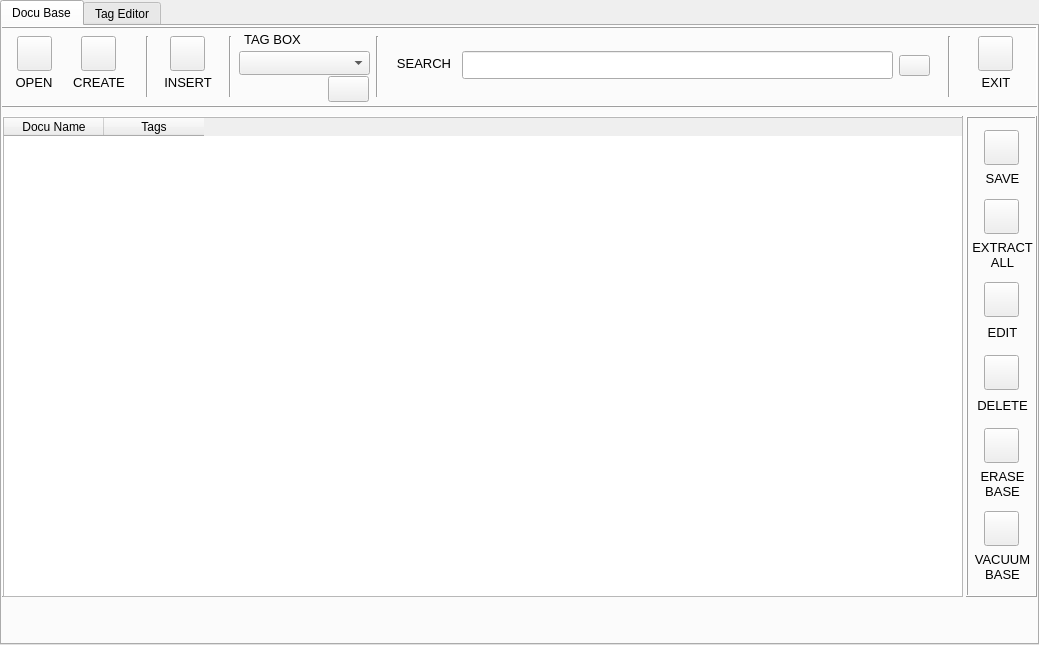
<?xml version="1.0" encoding="UTF-8"?>
<ui version="4.0">
 <class>MainWindow</class>
 <widget class="QMainWindow" name="MainWindow">
  <property name="geometry">
   <rect>
    <x>0</x>
    <y>0</y>
    <width>1039</width>
    <height>645</height>
   </rect>
  </property>
  <property name="minimumSize">
   <size>
    <width>0</width>
    <height>0</height>
   </size>
  </property>
  <property name="maximumSize">
   <size>
    <width>1500</width>
    <height>1500</height>
   </size>
  </property>
  <property name="windowTitle">
   <string>Docu Base</string>
  </property>
  <widget class="QWidget" name="centralwidget">
   <widget class="QTabWidget" name="tabWidget">
    <property name="geometry">
     <rect>
      <x>0</x>
      <y>0</y>
      <width>1039</width>
      <height>645</height>
     </rect>
    </property>
    <property name="currentIndex">
     <number>0</number>
    </property>
    <property name="documentMode">
     <bool>false</bool>
    </property>
    <property name="tabsClosable">
     <bool>false</bool>
    </property>
    <widget class="QWidget" name="tabBase">
     <attribute name="title">
      <string>Docu Base</string>
     </attribute>
     <widget class="QFrame" name="frame_3">
      <property name="geometry">
       <rect>
        <x>964</x>
        <y>90</y>
        <width>71</width>
        <height>481</height>
       </rect>
      </property>
      <property name="frameShape">
       <enum>QFrame::Box</enum>
      </property>
      <property name="frameShadow">
       <enum>QFrame::Raised</enum>
      </property>
      <widget class="QToolButton" name="saveButton">
       <property name="geometry">
        <rect>
         <x>18</x>
         <y>14</y>
         <width>35</width>
         <height>35</height>
        </rect>
       </property>
       <property name="toolTip">
        <string>&lt;html&gt;&lt;head/&gt;&lt;body&gt;&lt;p&gt;Save the selected document to a file&lt;/p&gt;&lt;/body&gt;&lt;/html&gt;</string>
       </property>
       <property name="text">
        <string/>
       </property>
       <property name="icon">
        <iconset>
         <normaloff>pic/save.png</normaloff>pic/save.png</iconset>
       </property>
       <property name="iconSize">
        <size>
         <width>45</width>
         <height>45</height>
        </size>
       </property>
       <property name="toolButtonStyle">
        <enum>Qt::ToolButtonIconOnly</enum>
       </property>
      </widget>
      <widget class="QLabel" name="label_5">
       <property name="geometry">
        <rect>
         <x>6</x>
         <y>52</y>
         <width>61</width>
         <height>21</height>
        </rect>
       </property>
       <property name="font">
        <font>
         <pointsize>10</pointsize>
         <weight>50</weight>
         <bold>false</bold>
        </font>
       </property>
       <property name="text">
        <string>SAVE</string>
       </property>
       <property name="alignment">
        <set>Qt::AlignCenter</set>
       </property>
      </widget>
      <widget class="QLabel" name="label_6">
       <property name="geometry">
        <rect>
         <x>6</x>
         <y>279</y>
         <width>61</width>
         <height>21</height>
        </rect>
       </property>
       <property name="font">
        <font>
         <pointsize>10</pointsize>
         <weight>50</weight>
         <bold>false</bold>
        </font>
       </property>
       <property name="text">
        <string>DELETE</string>
       </property>
       <property name="alignment">
        <set>Qt::AlignCenter</set>
       </property>
      </widget>
      <widget class="QToolButton" name="deleteButton">
       <property name="geometry">
        <rect>
         <x>18</x>
         <y>239</y>
         <width>35</width>
         <height>35</height>
        </rect>
       </property>
       <property name="toolTip">
        <string>&lt;html&gt;&lt;head/&gt;&lt;body&gt;&lt;p&gt;Delete selected document from the database&lt;/p&gt;&lt;/body&gt;&lt;/html&gt;</string>
       </property>
       <property name="text">
        <string/>
       </property>
       <property name="icon">
        <iconset>
         <normaloff>pic/delete.png</normaloff>pic/delete.png</iconset>
       </property>
       <property name="iconSize">
        <size>
         <width>45</width>
         <height>45</height>
        </size>
       </property>
       <property name="toolButtonStyle">
        <enum>Qt::ToolButtonIconOnly</enum>
       </property>
      </widget>
      <widget class="QToolButton" name="extractButton">
       <property name="geometry">
        <rect>
         <x>18</x>
         <y>83</y>
         <width>35</width>
         <height>35</height>
        </rect>
       </property>
       <property name="toolTip">
        <string>&lt;html&gt;&lt;head/&gt;&lt;body&gt;&lt;p&gt;Save all documents from the database to a folder&lt;/p&gt;&lt;/body&gt;&lt;/html&gt;</string>
       </property>
       <property name="text">
        <string/>
       </property>
       <property name="icon">
        <iconset>
         <normaloff>pic/extract.png</normaloff>pic/extract.png</iconset>
       </property>
       <property name="iconSize">
        <size>
         <width>45</width>
         <height>45</height>
        </size>
       </property>
       <property name="toolButtonStyle">
        <enum>Qt::ToolButtonIconOnly</enum>
       </property>
      </widget>
      <widget class="QLabel" name="label_8">
       <property name="geometry">
        <rect>
         <x>6</x>
         <y>123</y>
         <width>61</width>
         <height>31</height>
        </rect>
       </property>
       <property name="font">
        <font>
         <pointsize>10</pointsize>
         <weight>50</weight>
         <bold>false</bold>
        </font>
       </property>
       <property name="text">
        <string>EXTRACT ALL</string>
       </property>
       <property name="alignment">
        <set>Qt::AlignCenter</set>
       </property>
       <property name="wordWrap">
        <bool>true</bool>
       </property>
      </widget>
      <widget class="QToolButton" name="eraseButton">
       <property name="geometry">
        <rect>
         <x>18</x>
         <y>312</y>
         <width>35</width>
         <height>35</height>
        </rect>
       </property>
       <property name="toolTip">
        <string>&lt;html&gt;&lt;head/&gt;&lt;body&gt;&lt;p&gt;Remove all documents from the database&lt;/p&gt;&lt;/body&gt;&lt;/html&gt;</string>
       </property>
       <property name="text">
        <string/>
       </property>
       <property name="icon">
        <iconset>
         <normaloff>pic/erase.png</normaloff>pic/erase.png</iconset>
       </property>
       <property name="iconSize">
        <size>
         <width>45</width>
         <height>45</height>
        </size>
       </property>
       <property name="toolButtonStyle">
        <enum>Qt::ToolButtonIconOnly</enum>
       </property>
      </widget>
      <widget class="QLabel" name="label_9">
       <property name="geometry">
        <rect>
         <x>6</x>
         <y>352</y>
         <width>61</width>
         <height>31</height>
        </rect>
       </property>
       <property name="font">
        <font>
         <pointsize>10</pointsize>
         <weight>50</weight>
         <bold>false</bold>
        </font>
       </property>
       <property name="text">
        <string>ERASE BASE</string>
       </property>
       <property name="alignment">
        <set>Qt::AlignCenter</set>
       </property>
       <property name="wordWrap">
        <bool>true</bool>
       </property>
      </widget>
      <widget class="QLabel" name="label_10">
       <property name="geometry">
        <rect>
         <x>6</x>
         <y>206</y>
         <width>61</width>
         <height>21</height>
        </rect>
       </property>
       <property name="font">
        <font>
         <pointsize>10</pointsize>
         <weight>50</weight>
         <bold>false</bold>
        </font>
       </property>
       <property name="text">
        <string>EDIT</string>
       </property>
       <property name="alignment">
        <set>Qt::AlignCenter</set>
       </property>
      </widget>
      <widget class="QToolButton" name="editButton">
       <property name="geometry">
        <rect>
         <x>18</x>
         <y>166</y>
         <width>35</width>
         <height>35</height>
        </rect>
       </property>
       <property name="toolTip">
        <string>&lt;html&gt;&lt;head/&gt;&lt;body&gt;&lt;p&gt;Edit tags on the selected document&lt;/p&gt;&lt;/body&gt;&lt;/html&gt;</string>
       </property>
       <property name="text">
        <string/>
       </property>
       <property name="icon">
        <iconset>
         <normaloff>pic/edit.png</normaloff>pic/edit.png</iconset>
       </property>
       <property name="iconSize">
        <size>
         <width>45</width>
         <height>45</height>
        </size>
       </property>
       <property name="toolButtonStyle">
        <enum>Qt::ToolButtonIconOnly</enum>
       </property>
      </widget>
      <widget class="QToolButton" name="vacuumButton">
       <property name="geometry">
        <rect>
         <x>18</x>
         <y>395</y>
         <width>35</width>
         <height>35</height>
        </rect>
       </property>
       <property name="toolTip">
        <string>&lt;html&gt;&lt;head/&gt;&lt;body&gt;&lt;p&gt;Compress the database&lt;/p&gt;&lt;/body&gt;&lt;/html&gt;</string>
       </property>
       <property name="text">
        <string/>
       </property>
       <property name="icon">
        <iconset>
         <normaloff>pic/press.png</normaloff>pic/press.png</iconset>
       </property>
       <property name="iconSize">
        <size>
         <width>45</width>
         <height>45</height>
        </size>
       </property>
       <property name="toolButtonStyle">
        <enum>Qt::ToolButtonIconOnly</enum>
       </property>
      </widget>
      <widget class="QLabel" name="label_14">
       <property name="geometry">
        <rect>
         <x>6</x>
         <y>435</y>
         <width>61</width>
         <height>31</height>
        </rect>
       </property>
       <property name="font">
        <font>
         <pointsize>10</pointsize>
         <weight>50</weight>
         <bold>false</bold>
        </font>
       </property>
       <property name="text">
        <string>VACUUM BASE</string>
       </property>
       <property name="alignment">
        <set>Qt::AlignCenter</set>
       </property>
       <property name="wordWrap">
        <bool>true</bool>
       </property>
      </widget>
     </widget>
     <widget class="QFrame" name="frame_2">
      <property name="geometry">
       <rect>
        <x>0</x>
        <y>90</y>
        <width>961</width>
        <height>481</height>
       </rect>
      </property>
      <property name="frameShape">
       <enum>QFrame::Box</enum>
      </property>
      <property name="frameShadow">
       <enum>QFrame::Raised</enum>
      </property>
      <widget class="QTableWidget" name="docTable">
       <property name="geometry">
        <rect>
         <x>1</x>
         <y>1</y>
         <width>960</width>
         <height>480</height>
        </rect>
       </property>
       <property name="acceptDrops">
        <bool>false</bool>
       </property>
       <property name="toolTip">
        <string>&lt;html&gt;&lt;head/&gt;&lt;body&gt;&lt;p&gt;Single left-click to select the document.&lt;/p&gt;&lt;p&gt;Double left click - open the document for viewing in a browser.&lt;/p&gt;&lt;/body&gt;&lt;/html&gt;</string>
       </property>
       <property name="frameShape">
        <enum>QFrame::StyledPanel</enum>
       </property>
       <column>
        <property name="text">
         <string>Docu Name</string>
        </property>
       </column>
       <column>
        <property name="text">
         <string>Tags</string>
        </property>
       </column>
      </widget>
     </widget>
     <widget class="QFrame" name="frame">
      <property name="geometry">
       <rect>
        <x>-5</x>
        <y>0</y>
        <width>1041</width>
        <height>81</height>
       </rect>
      </property>
      <property name="frameShape">
       <enum>QFrame::Box</enum>
      </property>
      <property name="frameShadow">
       <enum>QFrame::Raised</enum>
      </property>
      <widget class="QToolButton" name="openButton">
       <property name="geometry">
        <rect>
         <x>20</x>
         <y>10</y>
         <width>35</width>
         <height>35</height>
        </rect>
       </property>
       <property name="toolTip">
        <string>&lt;html&gt;&lt;head/&gt;&lt;body&gt;&lt;p&gt;Open the existing database&lt;/p&gt;&lt;/body&gt;&lt;/html&gt;</string>
       </property>
       <property name="text">
        <string/>
       </property>
       <property name="icon">
        <iconset>
         <normaloff>pic/open.png</normaloff>pic/open.png</iconset>
       </property>
       <property name="iconSize">
        <size>
         <width>45</width>
         <height>45</height>
        </size>
       </property>
       <property name="toolButtonStyle">
        <enum>Qt::ToolButtonIconOnly</enum>
       </property>
      </widget>
      <widget class="QLabel" name="label">
       <property name="geometry">
        <rect>
         <x>8</x>
         <y>46</y>
         <width>58</width>
         <height>21</height>
        </rect>
       </property>
       <property name="font">
        <font>
         <pointsize>10</pointsize>
         <weight>50</weight>
         <bold>false</bold>
        </font>
       </property>
       <property name="text">
        <string>OPEN</string>
       </property>
       <property name="alignment">
        <set>Qt::AlignCenter</set>
       </property>
      </widget>
      <widget class="QToolButton" name="insertButton">
       <property name="geometry">
        <rect>
         <x>173</x>
         <y>10</y>
         <width>35</width>
         <height>35</height>
        </rect>
       </property>
       <property name="toolTip">
        <string>&lt;html&gt;&lt;head/&gt;&lt;body&gt;&lt;p&gt;Add documents to the database&lt;/p&gt;&lt;/body&gt;&lt;/html&gt;</string>
       </property>
       <property name="text">
        <string/>
       </property>
       <property name="icon">
        <iconset>
         <normaloff>pic/insert.png</normaloff>pic/insert.png</iconset>
       </property>
       <property name="iconSize">
        <size>
         <width>45</width>
         <height>45</height>
        </size>
       </property>
       <property name="toolButtonStyle">
        <enum>Qt::ToolButtonIconOnly</enum>
       </property>
      </widget>
      <widget class="QLabel" name="label_2">
       <property name="geometry">
        <rect>
         <x>162</x>
         <y>46</y>
         <width>58</width>
         <height>21</height>
        </rect>
       </property>
       <property name="font">
        <font>
         <pointsize>10</pointsize>
         <weight>50</weight>
         <bold>false</bold>
        </font>
       </property>
       <property name="text">
        <string>INSERT</string>
       </property>
       <property name="alignment">
        <set>Qt::AlignCenter</set>
       </property>
      </widget>
      <widget class="QLabel" name="label_3">
       <property name="geometry">
        <rect>
         <x>970</x>
         <y>46</y>
         <width>58</width>
         <height>21</height>
        </rect>
       </property>
       <property name="font">
        <font>
         <pointsize>10</pointsize>
         <weight>50</weight>
         <bold>false</bold>
        </font>
       </property>
       <property name="text">
        <string>EXIT</string>
       </property>
       <property name="alignment">
        <set>Qt::AlignCenter</set>
       </property>
      </widget>
      <widget class="QToolButton" name="exitButton">
       <property name="geometry">
        <rect>
         <x>981</x>
         <y>10</y>
         <width>35</width>
         <height>35</height>
        </rect>
       </property>
       <property name="toolTip">
        <string>&lt;html&gt;&lt;head/&gt;&lt;body&gt;&lt;p&gt;To terminate the application&lt;/p&gt;&lt;/body&gt;&lt;/html&gt;</string>
       </property>
       <property name="text">
        <string/>
       </property>
       <property name="icon">
        <iconset>
         <normaloff>pic/exit.png</normaloff>pic/exit.png</iconset>
       </property>
       <property name="iconSize">
        <size>
         <width>45</width>
         <height>45</height>
        </size>
       </property>
       <property name="toolButtonStyle">
        <enum>Qt::ToolButtonIconOnly</enum>
       </property>
      </widget>
      <widget class="QLineEdit" name="searchEdit">
       <property name="geometry">
        <rect>
         <x>465</x>
         <y>25</y>
         <width>431</width>
         <height>28</height>
        </rect>
       </property>
       <property name="toolTip">
        <string>&lt;html&gt;&lt;head/&gt;&lt;body&gt;&lt;p&gt;Search for a document in the table&lt;/p&gt;&lt;/body&gt;&lt;/html&gt;</string>
       </property>
      </widget>
      <widget class="QLabel" name="label_4">
       <property name="geometry">
        <rect>
         <x>398</x>
         <y>27</y>
         <width>58</width>
         <height>21</height>
        </rect>
       </property>
       <property name="font">
        <font>
         <pointsize>10</pointsize>
         <weight>50</weight>
         <bold>false</bold>
        </font>
       </property>
       <property name="text">
        <string>SEARCH</string>
       </property>
       <property name="alignment">
        <set>Qt::AlignCenter</set>
       </property>
      </widget>
      <widget class="Line" name="line">
       <property name="geometry">
        <rect>
         <x>140</x>
         <y>10</y>
         <width>20</width>
         <height>61</height>
        </rect>
       </property>
       <property name="orientation">
        <enum>Qt::Vertical</enum>
       </property>
      </widget>
      <widget class="Line" name="line_2">
       <property name="geometry">
        <rect>
         <x>942</x>
         <y>10</y>
         <width>20</width>
         <height>61</height>
        </rect>
       </property>
       <property name="orientation">
        <enum>Qt::Vertical</enum>
       </property>
      </widget>
      <widget class="QToolButton" name="clearButton">
       <property name="geometry">
        <rect>
         <x>902</x>
         <y>29</y>
         <width>31</width>
         <height>21</height>
        </rect>
       </property>
       <property name="toolTip">
        <string>&lt;html&gt;&lt;head/&gt;&lt;body&gt;&lt;p&gt;Clear the search box&lt;/p&gt;&lt;/body&gt;&lt;/html&gt;</string>
       </property>
       <property name="text">
        <string/>
       </property>
       <property name="icon">
        <iconset>
         <normaloff>pic/clear.png</normaloff>pic/clear.png</iconset>
       </property>
       <property name="iconSize">
        <size>
         <width>81</width>
         <height>61</height>
        </size>
       </property>
       <property name="toolButtonStyle">
        <enum>Qt::ToolButtonIconOnly</enum>
       </property>
      </widget>
      <widget class="QToolButton" name="createButton">
       <property name="geometry">
        <rect>
         <x>84</x>
         <y>10</y>
         <width>35</width>
         <height>35</height>
        </rect>
       </property>
       <property name="toolTip">
        <string>&lt;html&gt;&lt;head/&gt;&lt;body&gt;&lt;p&gt;Create a new database&lt;/p&gt;&lt;/body&gt;&lt;/html&gt;</string>
       </property>
       <property name="text">
        <string/>
       </property>
       <property name="icon">
        <iconset>
         <normaloff>pic/create.png</normaloff>pic/create.png</iconset>
       </property>
       <property name="iconSize">
        <size>
         <width>35</width>
         <height>35</height>
        </size>
       </property>
       <property name="toolButtonStyle">
        <enum>Qt::ToolButtonIconOnly</enum>
       </property>
      </widget>
      <widget class="QLabel" name="label_7">
       <property name="geometry">
        <rect>
         <x>73</x>
         <y>46</y>
         <width>58</width>
         <height>21</height>
        </rect>
       </property>
       <property name="font">
        <font>
         <pointsize>10</pointsize>
         <weight>50</weight>
         <bold>false</bold>
        </font>
       </property>
       <property name="text">
        <string>CREATE</string>
       </property>
       <property name="alignment">
        <set>Qt::AlignCenter</set>
       </property>
      </widget>
      <widget class="Line" name="line_3">
       <property name="geometry">
        <rect>
         <x>223</x>
         <y>10</y>
         <width>20</width>
         <height>61</height>
        </rect>
       </property>
       <property name="orientation">
        <enum>Qt::Vertical</enum>
       </property>
      </widget>
      <widget class="QComboBox" name="tagBox">
       <property name="geometry">
        <rect>
         <x>242</x>
         <y>25</y>
         <width>131</width>
         <height>24</height>
        </rect>
       </property>
      </widget>
      <widget class="Line" name="line_4">
       <property name="geometry">
        <rect>
         <x>370</x>
         <y>10</y>
         <width>20</width>
         <height>61</height>
        </rect>
       </property>
       <property name="orientation">
        <enum>Qt::Vertical</enum>
       </property>
      </widget>
      <widget class="QLabel" name="label_11">
       <property name="geometry">
        <rect>
         <x>240</x>
         <y>3</y>
         <width>71</width>
         <height>21</height>
        </rect>
       </property>
       <property name="font">
        <font>
         <pointsize>10</pointsize>
         <weight>50</weight>
         <bold>false</bold>
        </font>
       </property>
       <property name="text">
        <string>TAG BOX</string>
       </property>
       <property name="alignment">
        <set>Qt::AlignCenter</set>
       </property>
      </widget>
      <widget class="QToolButton" name="filterButton">
       <property name="geometry">
        <rect>
         <x>331</x>
         <y>50</y>
         <width>41</width>
         <height>26</height>
        </rect>
       </property>
       <property name="toolTip">
        <string>&lt;html&gt;&lt;head/&gt;&lt;body&gt;&lt;p&gt;Show documents with the selected tag&lt;/p&gt;&lt;/body&gt;&lt;/html&gt;</string>
       </property>
       <property name="text">
        <string/>
       </property>
       <property name="icon">
        <iconset>
         <normaloff>pic/filter.png</normaloff>pic/filter.png</iconset>
       </property>
       <property name="iconSize">
        <size>
         <width>35</width>
         <height>35</height>
        </size>
       </property>
      </widget>
     </widget>
     <widget class="QLabel" name="baseOpenName">
      <property name="geometry">
       <rect>
        <x>0</x>
        <y>586</y>
        <width>1031</width>
        <height>16</height>
       </rect>
      </property>
      <property name="font">
       <font>
        <pointsize>11</pointsize>
       </font>
      </property>
      <property name="text">
       <string/>
      </property>
     </widget>
    </widget>
    <widget class="QWidget" name="tabTag">
     <attribute name="title">
      <string>Tag Editor</string>
     </attribute>
     <widget class="QFrame" name="frame_4">
      <property name="geometry">
       <rect>
        <x>4</x>
        <y>9</y>
        <width>1030</width>
        <height>271</height>
       </rect>
      </property>
      <property name="frameShape">
       <enum>QFrame::Box</enum>
      </property>
      <property name="frameShadow">
       <enum>QFrame::Raised</enum>
      </property>
      <widget class="QLineEdit" name="nameEdit">
       <property name="enabled">
        <bool>false</bool>
       </property>
       <property name="geometry">
        <rect>
         <x>241</x>
         <y>40</y>
         <width>601</width>
         <height>28</height>
        </rect>
       </property>
      </widget>
      <widget class="QLineEdit" name="tagEdit">
       <property name="geometry">
        <rect>
         <x>241</x>
         <y>120</y>
         <width>281</width>
         <height>28</height>
        </rect>
       </property>
      </widget>
      <widget class="QLabel" name="label_12">
       <property name="geometry">
        <rect>
         <x>233</x>
         <y>10</y>
         <width>131</width>
         <height>21</height>
        </rect>
       </property>
       <property name="font">
        <font>
         <pointsize>10</pointsize>
         <weight>50</weight>
         <bold>false</bold>
        </font>
       </property>
       <property name="text">
        <string>DOCUMENT NAME</string>
       </property>
       <property name="alignment">
        <set>Qt::AlignCenter</set>
       </property>
      </widget>
      <widget class="QLabel" name="label_13">
       <property name="geometry">
        <rect>
         <x>233</x>
         <y>90</y>
         <width>81</width>
         <height>21</height>
        </rect>
       </property>
       <property name="font">
        <font>
         <pointsize>10</pointsize>
         <weight>50</weight>
         <bold>false</bold>
        </font>
       </property>
       <property name="text">
        <string>TAG NAME</string>
       </property>
       <property name="alignment">
        <set>Qt::AlignCenter</set>
       </property>
      </widget>
      <widget class="QToolButton" name="tagButton">
       <property name="geometry">
        <rect>
         <x>241</x>
         <y>180</y>
         <width>121</width>
         <height>41</height>
        </rect>
       </property>
       <property name="text">
        <string/>
       </property>
       <property name="icon">
        <iconset>
         <normaloff>pic/update.png</normaloff>pic/update.png</iconset>
       </property>
       <property name="iconSize">
        <size>
         <width>35</width>
         <height>35</height>
        </size>
       </property>
      </widget>
      <widget class="QLabel" name="label_15">
       <property name="geometry">
        <rect>
         <x>241</x>
         <y>230</y>
         <width>121</width>
         <height>21</height>
        </rect>
       </property>
       <property name="font">
        <font>
         <pointsize>10</pointsize>
         <weight>50</weight>
         <bold>false</bold>
        </font>
       </property>
       <property name="text">
        <string>UPDATE TAG</string>
       </property>
       <property name="alignment">
        <set>Qt::AlignCenter</set>
       </property>
      </widget>
      <widget class="QLabel" name="label_16">
       <property name="geometry">
        <rect>
         <x>400</x>
         <y>230</y>
         <width>121</width>
         <height>21</height>
        </rect>
       </property>
       <property name="font">
        <font>
         <pointsize>10</pointsize>
         <weight>50</weight>
         <bold>false</bold>
        </font>
       </property>
       <property name="text">
        <string>CANCEL</string>
       </property>
       <property name="alignment">
        <set>Qt::AlignCenter</set>
       </property>
      </widget>
      <widget class="QToolButton" name="cancelButton">
       <property name="geometry">
        <rect>
         <x>400</x>
         <y>180</y>
         <width>121</width>
         <height>41</height>
        </rect>
       </property>
       <property name="text">
        <string/>
       </property>
       <property name="icon">
        <iconset>
         <normaloff>pic/cancel.png</normaloff>pic/cancel.png</iconset>
       </property>
       <property name="iconSize">
        <size>
         <width>35</width>
         <height>35</height>
        </size>
       </property>
      </widget>
      <widget class="QLabel" name="docPic">
       <property name="geometry">
        <rect>
         <x>177</x>
         <y>23</y>
         <width>41</width>
         <height>41</height>
        </rect>
       </property>
       <property name="text">
        <string>TextLabel</string>
       </property>
      </widget>
      <widget class="QLabel" name="tagPic">
       <property name="geometry">
        <rect>
         <x>177</x>
         <y>105</y>
         <width>41</width>
         <height>40</height>
        </rect>
       </property>
       <property name="text">
        <string>TextLabel</string>
       </property>
      </widget>
     </widget>
    </widget>
   </widget>
  </widget>
 </widget>
 <resources/>
 <connections/>
</ui>
